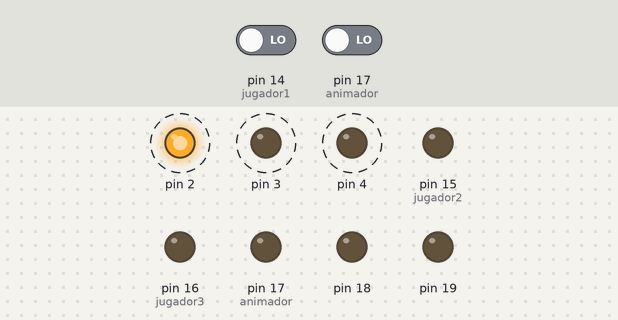
The sketch below on a simulated Arduino Uno, built with avr-gcc and run on an emulated ATmega328P. On the bench: output pins drawn as LEDs (lit = HIGH). Dashed ring = blinking. The inputs (shaded band) are chosen by the test bench; at power-on: pin 17 (animador) LOW, pin 14 (jugador1) LOW.

Above: at 1.25 s.
1.3 s: pin 17 (animador) driven HIGH
At 2.5 s:
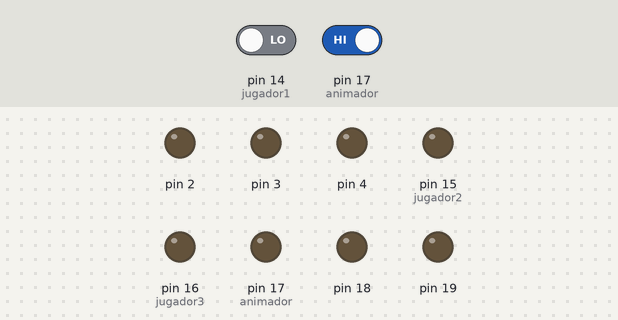
2.8 s: pin 14 (jugador1) driven HIGH
At 3.7 s:
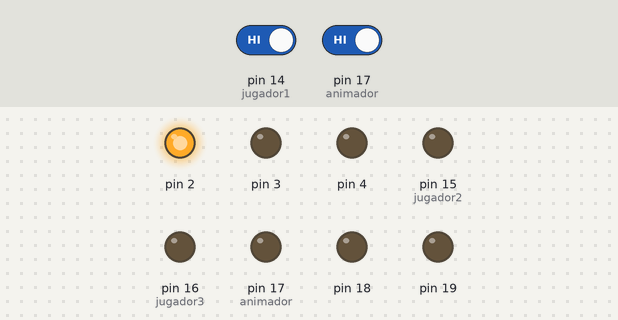
Timing chart, 0 to 5.8 s (numbered marks = the images above; inputs shaded):
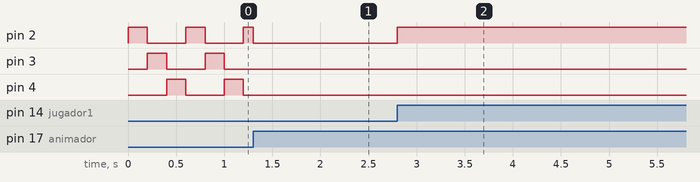

Measured:
- after the input at 1.3 s, pin 3, pin 4: stops changing and stays LOW
- after the input at 2.8 s, pin 2: LOW → HIGH at once
- by itself, pin 3, pin 4: alternates HIGH for 0.20 s and LOW for 0.40 s

The sketch:

LEDRGBcontest.ino
```cpp
#define jugador1 PINC,0               //Define el PINC,0 para el pulsador1
#define jugador2 PINC,1               //Define el PINC,1 para el pulsador2
#define jugador3 PINC,2               //Define el PINC,2 para el pulsador3
#define animador PINC,3               //Define el PINC,3 para el pulsador4

//tabla de colores

int pwm1 = 240;
int pwm2 = 255;
int pwm3 = 255;
int i = 0;
int j = 0;

//colores
boolean B = false;
boolean R = false;
boolean G = false;
unsigned int act,ant;

//inicilizacíon
void setup()
{
  DDRC=B00000000;                   //Define todo el PUERTOC como entrada
  // start();
}


//delay para titilar

//int def(default)

void titilar(int def){
  ant = millis();
  act = millis();
//condiciónn
  while(act-ant < def){

    if(bitRead(PINC,jugador1)==HIGH){
      B=true;
      DDRC = B11111110;
    }

    else if(bitRead(PINC,jugador2)==HIGH){
      G = true;
      DDRC = B11111101;
    }

    else if(bitRead(PINC,jugador3)==HIGH) {
      R = true;
      DDRC = B11111011;
    }

    else if(bitRead(PINC,animador)==HIGH) {
      DDRC = B00000000;

      B = false;
      G = false;
      R = false;

      analogWrite(2,0);
      analogWrite(3,0);
      analogWrite(4,0);
      delay(1500);

      comenzar();
    }

    //enciende luces

    if(B){

      //se enciende el azul
      analogWrite(2,255);
      analogWrite(3,0);
      analogWrite(4,0);
    }
    else if(G){

      //se enciende el verde
      analogWrite(2,0);
      analogWrite(3,255);
      analogWrite(4,0);
    }
    else if(R){

      //se enciende el rojo
      analogWrite(2,0);
      analogWrite(3,0);
      analogWrite(4,255);
    }

    act = millis();
  }

}

void comenzar(){

  analogWrite(2,255);
  analogWrite(3,0);
  analogWrite(4,0);
  titilar(200);

  analogWrite(2,0);
  analogWrite(3,255);
  analogWrite(4,0);
  titilar(200);

  analogWrite(2,0);
  analogWrite(3,0);
  analogWrite(4,255);
  titilar(200);

}

//comienzo con el switch 1
void loop()
{
  //si se enciende
  if(PINC == 0){
    comenzar();
  }
//fin
}
```
